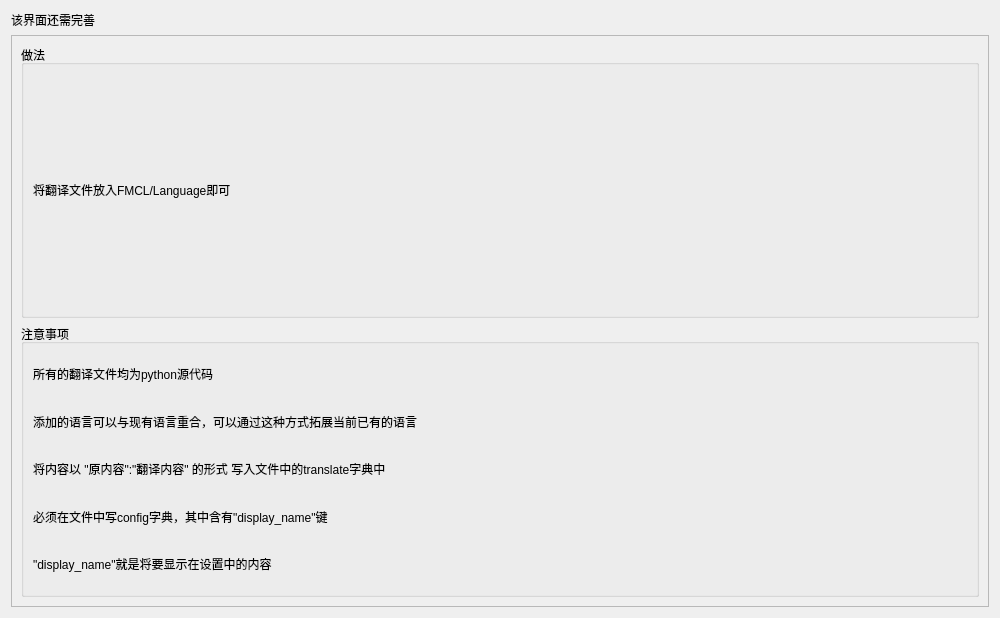
<?xml version="1.0" encoding="UTF-8"?>
<ui version="4.0">
 <class>CustomTranslate</class>
 <widget class="QWidget" name="CustomTranslate">
  <property name="geometry">
   <rect>
    <x>0</x>
    <y>0</y>
    <width>1000</width>
    <height>618</height>
   </rect>
  </property>
  <property name="windowTitle">
   <string>自定义翻译</string>
  </property>
  <layout class="QGridLayout" name="gridLayout">
   <item row="0" column="0">
    <widget class="QLabel" name="label">
     <property name="text">
      <string>该界面还需完善</string>
     </property>
    </widget>
   </item>
   <item row="1" column="0">
    <widget class="QScrollArea" name="scrollArea">
     <property name="widgetResizable">
      <bool>true</bool>
     </property>
     <widget class="QWidget" name="scrollAreaWidgetContents">
      <property name="geometry">
       <rect>
        <x>0</x>
        <y>0</y>
        <width>980</width>
        <height>580</height>
       </rect>
      </property>
      <layout class="QGridLayout" name="gridLayout_2">
       <item row="0" column="0">
        <widget class="QGroupBox" name="groupBox">
         <property name="title">
          <string>做法</string>
         </property>
         <layout class="QGridLayout" name="gridLayout_3">
          <item row="0" column="0">
           <widget class="QLabel" name="label_2">
            <property name="text">
             <string>将翻译文件放入FMCL/Language即可</string>
            </property>
           </widget>
          </item>
         </layout>
        </widget>
       </item>
       <item row="1" column="0">
        <widget class="QGroupBox" name="groupBox_2">
         <property name="title">
          <string>注意事项</string>
         </property>
         <layout class="QGridLayout" name="gridLayout_4">
          <item row="2" column="0">
           <widget class="QLabel" name="label_4">
            <property name="text">
             <string>将内容以 &quot;原内容&quot;:&quot;翻译内容&quot; 的形式 写入文件中的translate字典中</string>
            </property>
           </widget>
          </item>
          <item row="3" column="0">
           <widget class="QLabel" name="label_6">
            <property name="text">
             <string>必须在文件中写config字典，其中含有&quot;display_name&quot;键</string>
            </property>
           </widget>
          </item>
          <item row="0" column="0">
           <widget class="QLabel" name="label_5">
            <property name="text">
             <string>所有的翻译文件均为python源代码</string>
            </property>
           </widget>
          </item>
          <item row="1" column="0">
           <widget class="QLabel" name="label_3">
            <property name="text">
             <string>添加的语言可以与现有语言重合，可以通过这种方式拓展当前已有的语言</string>
            </property>
           </widget>
          </item>
          <item row="4" column="0">
           <widget class="QLabel" name="label_7">
            <property name="text">
             <string>&quot;display_name&quot;就是将要显示在设置中的内容</string>
            </property>
           </widget>
          </item>
         </layout>
        </widget>
       </item>
      </layout>
     </widget>
    </widget>
   </item>
  </layout>
 </widget>
 <resources/>
 <connections/>
</ui>
